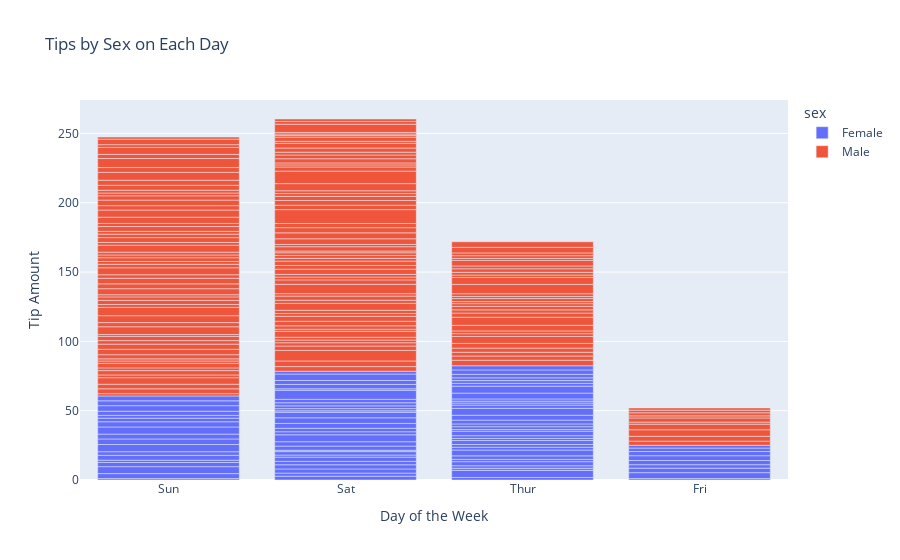

The notebook cell saved with this chart:
### Code cell
px.bar(df_tips, x="day", y="tip", color="sex", title="Tips by Sex on Each Day",
      labels={"tip": "Tip Amount", "day": "Day of the Week"})

### Figure 1 — Plotly figure (JSON) as saved in the notebook; plotly's stock layout.template omitted (floating-point values rounded to 4 significant figures; data arrays with more than 128 entries replaced by an {"elided": "..."} marker saying what was removed)
{"data": [{"alignmentgroup": "True", "hovertemplate": "sex=Female<br>Day of the Week=%{x}<br>Tip Amount=%{y}<extra></extra>", "legendgroup": "Female", "marker": {"color": "#636efa", "pattern": {"shape": ""}}, "name": "Female", "offsetgroup": "Female", "orientation": "v", "showlegend": true, "textposition": "auto", "type": "bar", "x": ["Sun", "Sun", "Sun", "Sun", "Sun", "Sun", "Sat", "Sat", "Sat", "Sat", "Sat", "Sat", "Sun", "Sun", "Sat", "Sat", "Sat", "Sat", "Sat", "Sat", "Sat", "Thur", "Thur", "Fri", "Fri", "Fri", "Fri", "Fri", "Sat", "Sat", "Sat", "Sat", "Sat", "Sun", "Sun", "Thur", "Thur", "Thur", "Thur", "Thur", "Thur", "Thur", "Thur", "Thur", "Thur", "Thur", "Thur", "Thur", "Thur", "Thur", "Thur", "Thur", "Thur", "Thur", "Thur", "Thur", "Thur", "Sun", "Sun", "Sun", "Sun", "Sun", "Sat", "Sat", "Sun", "Sun", "Sun", "Thur", "Thur", "Thur", "Thur", "Thur", "Thur", "Thur", "Sat", "Sat", "Sat", "Sat", "Sat", "Fri", "Fri", "Fri", "Fri", "Sat", "Sat", "Sat", "Thur"], "xaxis": "x", "y": [1.01, 3.61, 5, 3.02, 1.67, 3.5, 2.75, 2.23, 3, 3, 2.45, 3.07, 2.6, 5.2, 1.5, 2.47, 1, 3, 3.14, 5, 2.2, 1.83, 5.17, 1, 4.3, 3.25, 2.5, 3, 2.5, 3.48, 4.08, 4, 1, 4, 3.5, 1.5, 1.8, 2.92, 1.68, 2.52, 4.2, 2, 2, 2.83, 1.5, 2, 3.25, 1.25, 2, 2, 2.75, 3.5, 5, 2.3, 1.5, 1.36, 1.63, 5.14, 3.75, 2.61, 2, 3, 1.61, 2, 4, 3.5, 3.5, 4.19, 5, 2, 2.01, 2, 2.5, 3.23, 2.23, 2.5, 6.5, 1.1, 3.09, 3.48, 3, 2.5, 2, 2.88, 4.67, 2, 3], "yaxis": "y"}, {"alignmentgroup": "True", "hovertemplate": "sex=Male<br>Day of the Week=%{x}<br>Tip Amount=%{y}<extra></extra>", "legendgroup": "Male", "marker": {"color": "#EF553B", "pattern": {"shape": ""}}, "name": "Male", "offsetgroup": "Male", "orientation": "v", "showlegend": true, "textposition": "auto", "type": "bar", "x": {"elided": "157 str values"}, "xaxis": "x", "y": {"elided": "157 float values"}, "yaxis": "y"}], "layout": {"autosize": true, "barmode": "relative", "legend": {"title": {"text": "sex"}, "tracegroupgap": 0}, "title": {"text": "Tips by Sex on Each Day"}, "xaxis": {"anchor": "y", "autorange": true, "domain": [0, 1], "range": [-0.5, 3.5], "title": {"text": "Day of the Week"}, "type": "category"}, "yaxis": {"anchor": "x", "autorange": true, "domain": [0, 1], "range": [0, 274.1], "title": {"text": "Tip Amount"}, "type": "linear"}}}
